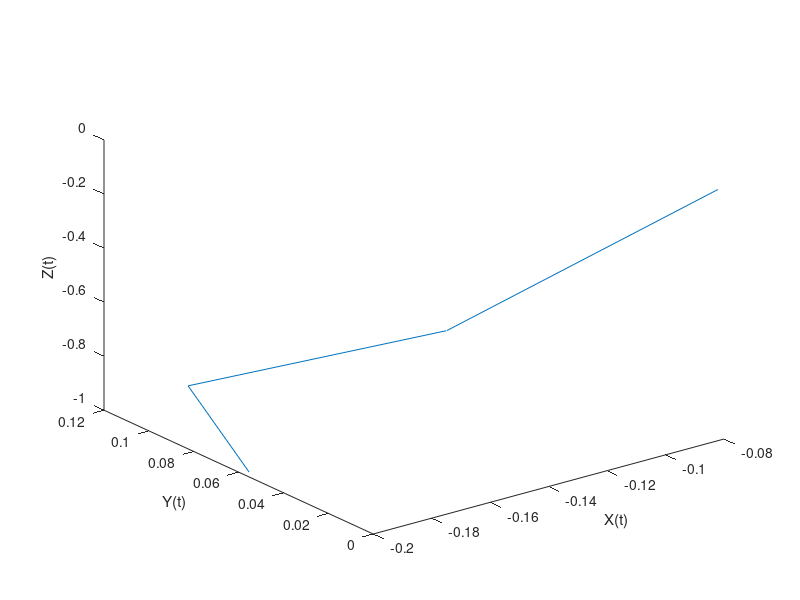

This figure's MATLAB source: (Note: this script raises an error after producing the figure.)
clear all;
clc;
close all;

%% Model
X = load('trajectoryX.dat');
Y = load('trajectoryY.dat');
Z = load('trajectoryZ.dat');

%% Estimate right leg

data = length(X(:, 1));
joints = length(X(1, :));
L = zeros(data, 4);

L(:, 1) = L(:, 1) + sqrt((X(:, 1)-X(:, 17)).*(X(:, 1)-X(:, 17))+(Y(:, 1)-Y(:, 17)).*(Y(:, 1)-Y(:, 17))+(Z(:, 1)-Z(:, 17)).*(Z(:, 1)-Z(:, 17)));
L(:, 2) = L(:, 2) + sqrt((X(:, 17)-X(:, 18)).*(X(:, 17)-X(:, 18))+(Y(:, 17)-Y(:, 18)).*(Y(:, 17)-Y(:, 18))+(Z(:, 17)-Z(:, 18)).*(Z(:, 17)-Z(:, 18)));
L(:, 3) = L(:, 3) + sqrt((X(:, 18)-X(:, 19)).*(X(:, 18)-X(:, 19))+(Y(:, 18)-Y(:, 19)).*(Y(:, 18)-Y(:, 19))+(Z(:, 18)-Z(:, 19)).*(Z(:, 18)-Z(:, 19)));
L(:, 4) = L(:, 4) + sqrt((X(:, 19)-X(:, 20)).*(X(:, 19)-X(:, 20))+(Y(:, 19)-Y(:, 20)).*(Y(:, 19)-Y(:, 20))+(Z(:, 19)-Z(:, 20)).*(Z(:, 19)-Z(:, 20)));

L = mean(L(:, :))

save('L.mat', 'L');

%% Generate traj
traj = [];
temp = zeros(6, 3);
for i = 3:data

   
    temp(1, :) = [-(X(i, 17)-X(i, 1)), Z(i, 17)-Z(i, 1) , Y(i, 17)-Y(i, 1)];
    temp(2, :) = [-(X(i, 17)-X(i, 1)), Z(i, 17)-Z(i, 1) , Y(i, 17)-Y(i, 1)];
    temp(3, :) = [-(X(i, 17)-X(i, 1)), Z(i, 17)-Z(i, 1) , Y(i, 17)-Y(i, 1)];
    temp(4, :) = [-(X(i, 18)-X(i, 1)), Z(i, 18)-Z(i, 1) , Y(i, 18)-Y(i, 1)];
    temp(5, :) = [-(X(i, 19)-X(i, 1)), Z(i, 19)-Z(i, 1) , Y(i, 19)-Y(i, 1)];
    temp(6, :) = [-(X(i, 20)-X(i, 1)), Z(i, 20)-Z(i, 1) , Y(i, 20)-Y(i, 1)];
    traj = cat(3, traj, temp);
    
end

save('Traj.mat', 'traj'); 

plot3(traj(:, 1, 100), traj(:, 2, 100), traj(:, 3, 100))
xlabel('X(t)')
ylabel('Y(t)')
zlabel('Z(t)')
%% Plot traj
joint = 19;
scale = 1;

X = smooth(X(3:end, joint));
Y = smooth(Y(3:end, joint));
Z = smooth(Z(3:end, joint));

plot3(scale*X, scale*Y, scale*Z)
xlabel('X(t)')
ylabel('Y(t)')
zlabel('Z(t)')